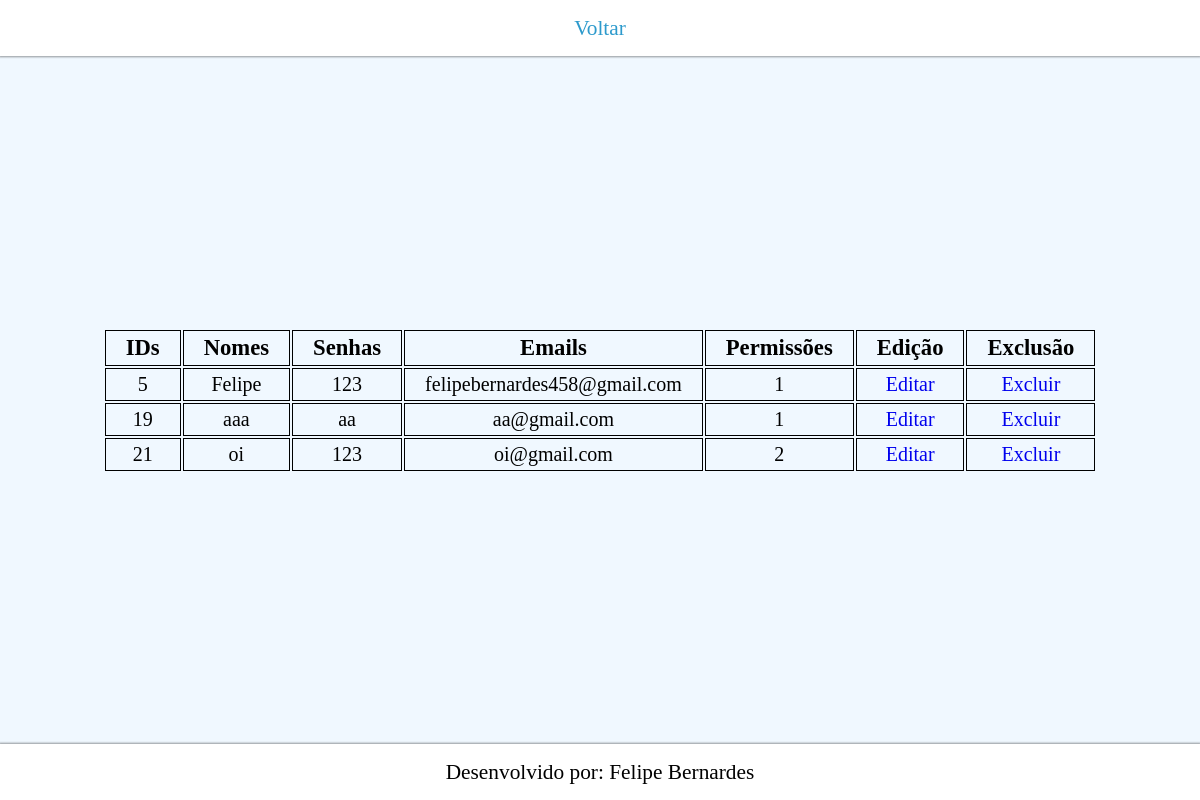
The app's page /paginas/adm.php (signed in) with its own data.
### tables this page shows
CREATE TABLE `usuarios` (
  `usu_id` int(11) NOT NULL,
  `usu_nome` varchar(30) NOT NULL,
  `usu_senha` varchar(16) NOT NULL,
  `usu_email` varchar(50) NOT NULL,
  `usu_perm` int(2) NOT NULL
);

### assets/crudsystem.php (called while the page is built, shortened)
<?php
    require_once "conexao.php";
    class CRUD{
        public function FetchUsers(){
            try{
                global $con;
                    $sql = $con->query('SELECT * FROM usuarios');
                    if($sql->rowCount() > 0){
                        $result = $sql->fetchAll();
                        return $result;
                    }else{
                        echo "Erro ao Selecionar Usuarios!";
                    }
            }catch(PDOException $e){
                echo "Erro: ". $e->getMessage();
            }
        }
    }
?>

### paginas/adm.php (the view, shortened to what this page needs)
<?php
    require_once "../assets/crudsystem.php";
    $users = new CRUD;
    $usuario = $users->FetchUsers();
?>
<!DOCTYPE html>
<html lang="pt-br">
<head>
    <link rel="stylesheet" href="../CSS/adm.css">
</head>
<body>
    <div class="container">
        <header class="topo">
            <a class="back" href="server.php">Voltar</a>
        </header>
        <section class="conteudo">
            <table class="tabela">
                <tr>
                    <th class="lista tamanho-1">IDs</th>
                    <th class="lista tamanho-1">Nomes</th>
                    <th class="lista tamanho-1">Senhas</th>
                    <th class="lista tamanho-1">Emails</th>
                    <th class="lista tamanho-1">Permissões</th>
                    <th class="lista tamanho-1">Edição</th>
                    <th class="lista tamanho-1">Exclusão</th>
                </tr>
                <?php
                    if($usuario){
                        foreach($usuario as $user){
                            echo "<tr>";
                            echo "<td class='lista tamanho-2'>".$user['usu_id']."</td>";
                            echo "<td class='lista tamanho-2'>".$user['usu_nome']."</td>";
                            echo "<td class='lista tamanho-2'>".$user['usu_senha']."</td>";
                            echo "<td class='lista tamanho-2'>".$user['usu_email']."</td>";
                            echo "<td class='lista tamanho-2'>".$user['usu_perm']."</td>";
                            echo "<td class='lista'><a class='link' href='editar.php?id=$user[usu_id]'>Editar</a></td>";
                            echo "<td class='lista'><a class='link' href='excluir.php?id=$user[usu_id]'>Excluir</a></td>";
                            echo "</tr>";
                        }
                    }
                ?>
            </table>
        </section>
        <footer class="rodape">
            <p>Desenvolvido por: Felipe Bernardes</p>
        </footer>
    </div>
</body>
</html>

### CSS/adm.css (style rules this page uses)
* { margin: 0; padding: 0; box-sizing: border-box; }
html, body { width: 100vw; height: 100vh; }
.topo { width: 100vw; height: 7vh; display: flex; flex-direction: row; justify-content: center; align-items: center; box-shadow: 0px 0px 2px 1px rgba(0,0,0,0.4); position: relative; z-index: 10; }
.back { text-decoration: none; color: #2d9acc; font-size: 16pt; }
.conteudo { width: 100vw; height: 86vh; background-color: aliceblue; display: flex; justify-content: center; align-items: center; }
.lista { padding: 4px 20px; text-align: center; border: 1px solid black; }
.tamanho-1 { font-size: 17pt; }
.tamanho-2 { font-size: 15pt; }
.link { text-decoration: none; font-size: 15pt; }
.rodape { display: flex; justify-content: center; align-items: center; text-align: center; width: 100%; height: 7vh; font-size: 16pt; box-shadow: 0px 0px 2px 1px rgba(0,0,0,0.4); }

### records on screen
usuarios: usu_id "5", usu_nome "Felipe", usu_senha "123", usu_email "felipebernardes458@gmail.com", usu_perm "1"
usuarios: usu_id "19", usu_nome "aaa", usu_senha "aa", usu_email "aa@gmail.com", usu_perm "1"
usuarios: usu_id "21", usu_nome "oi", usu_senha "123", usu_email "oi@gmail.com", usu_perm "2"
